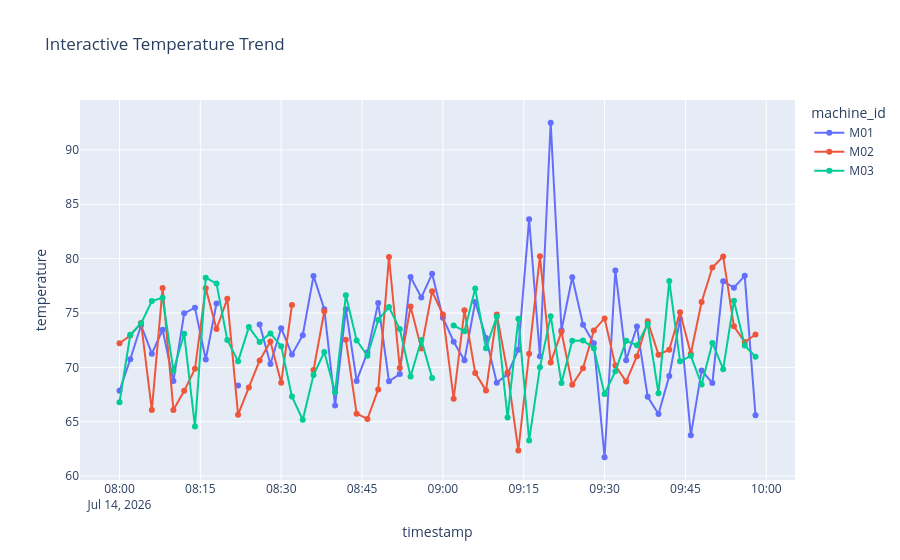

Notebook code cell kept with this figure:
### Code cell
# plotly 대화형 그래프 만들기 

temperature_fig = px.line(
    clean_df,
    x = "timestamp",
    y = "temperature",
    color = "machine_id", 
    title = "Interactive Temperature Trend",
    markers = True, # 데이터 값이 있는 곳에 실제 데이터 값을 표시해줌 
)

temperature_fig.show()
